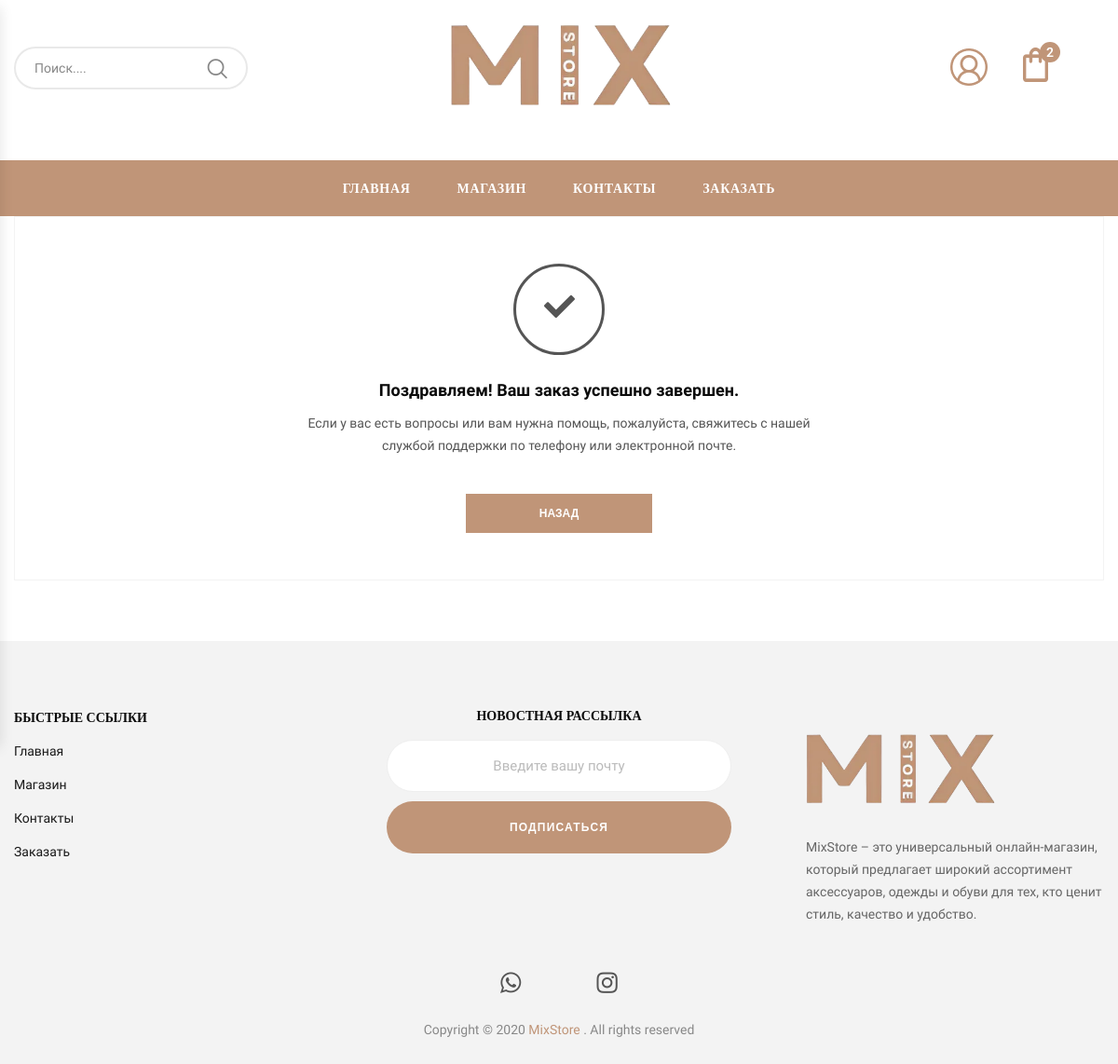
Page /user/confirm/ on the committed database.
### apps/settings/models.py (models this page shows, shortened)
class Setting(models.Model):
    title = models.CharField(
        max_length=100,
        verbose_name="Название сайта"
    )
    description = models.TextField(
        max_length=400,
        verbose_name="Описание",
        blank=True, null=True
    )
    logo = models.ImageField(
        upload_to='logo/',
        verbose_name="Логотип",
        blank=True, null=True
    )
    mobile_logo = models.ImageField(
        upload_to='logo/',
        verbose_name="Логотип для телефона",
        blank=True, null=True
    )
    email = models.EmailField(
        verbose_name="Почта",
        blank=True, null=True
    )
    phone = models.CharField(
        max_length=100,
        verbose_name="Номер телефона",
        blank=True, null=True
    )
    schedule = models.CharField(
        max_length = 250,
        verbose_name = 'График работы',
        blank=True, null=True
    )
    address = models.CharField(
        max_length=300,
        verbose_name="Адрес",
        blank=True, null=True
    )
    instagram = models.URLField(
        verbose_name="Instagram",
        blank=True, null=True
    )
    whatsapp = models.URLField(
        verbose_name="WhatsApp",
        blank=True,
        null=True
    )
    class Meta:
        verbose_name = "Настройка"
        verbose_name_plural = "Настройки"

### apps/users/views.py (the view)
# urls.py: path('confirm/', confirm, name='confirm'),
def confirm(request):
    setting = Setting.objects.latest('id')
    cart_items = CartItem.objects.all()
    cart_items_count = cart_items.count()
    return render(request, 'user/confirm.html', locals())

### templates/user/confirm.html (shortened to what this page needs)
{% extends 'include/homepage.html' %}
{% load static %}
{% block content %}
{% include 'include/header.html' %}
<div class="main-content main-content-checkout">
    <div class="container">
            <div class="end-checkout-wrapp">
                <div class="end-checkout checkout-form">
                    <div class="icon">
                    </div>
                    <h3 class="title-checkend">
                        Поздравляем! Ваш заказ успешно завершен.
                    </h3>
                    <div class="sub-title">
                        Если у вас есть вопросы или вам нужна помощь, пожалуйста, свяжитесь с нашей службой поддержки по телефону или электронной почте.
                    </div>
                    <a href="{% url 'product_index' %}" class="button btn-return">Назад</a>
                </div>
            </div>
        </div>
    </div>
{% include 'include/footer.html' %}
{% endblock %}

### templates/include/header.html (shortened to what this page needs)
{% load static %}
<header class="header style2">
    <div class="container">
        <div class="main-header">
            <div class="row">
                <div class="col-lg-4 col-sm-6 col-md-4 col-xs-7 col-ts-12 header-element">
                    <div class="block-search-block">
                        <form class="form-search" action="{% url 'search' %}" method="get" id="searchForm">
                            <div class="form-content">
                                <div class="inner" style="border-radius: 100px;" >
                                    <input type="text" class="input" name="s" id="searchInput" placeholder="Поиск...." style="border-radius: 100px;">
                                    <button class="btn-search" type="submit">
                                        <span class="icon-search"></span>
                                    </button>
                                </div>
                            </div>
                        </form>
                    </div>
                </div>
                <div class="col-lg-4 col-sm-6 col-md-4 col-xs-5 col-ts-12">
                    <div class="logo">
                        <a href="{% url 'index' %}">
                            <img src="{{setting.logo.url}}" alt="logo" style="width: 350px;" height="350px">
                        </a>
                    </div>
                </div>
                <div class="col-lg-4 col-sm-12 col-md-4 col-xs-12 col-ts-12">
                    <div class="header-control">
                        <div class="dropdown">
                                <img src="{% static 'assets/images/icon/codicon_account.png' %}" alt="">
                        </div>
                        <div class="block-minicart ysera-mini-cart block-header">
                            <a href="{% url 'cart' %}" class="shopcart-icon">
                                <img src="{% static 'assets/images/Vector.png' %}" alt="">
                                <span class="count">{{ cart_items_count }}</span>
                            </a>
                        </div>
                    </div>
                </div>
            </div>
        </div>
    </div>
    <div class="header-nav-container">
        <div class="container">
            <div class="header-nav-wapper main-menu-wapper">
                <div class="header-nav">
                    <div class="container-wapper">
                        <ul class="ysera-clone-mobile-menu ysera-nav main-menu " id="menu-main-menu">
                            <li class="menu-item  menu-item">
                                <a href="{% url 'index' %}" class="ysera-menu-item-title" title="Главная">Главная</a>
                            </li>
                            <li class="menu-item menu-item">
                                <a href="{% url 'product_index' %}" class="ysera-menu-item-title" title="Магазин">Магазин</a>
                            </li>
                            <li class="menu-item  menu-item">
                                <a href="{% url 'contact' %}" class="ysera-menu-item-title"
                                   title="Контакты">Контакты</a>
                            </li>
                            <li class="menu-item">
                                <a href="{% url 'checkout' %}" class="ysera-menu-item-title" title="Заказать">Заказать</a>
                            </li>
                        </ul>
                    </div>
                </div>
            </div>
        </div>
    </div>
</header>

### templates/include/footer.html (shortened to what this page needs)
{% load static %}
<footer class="footer style7">
    <div class="container">
        <div class="container-wapper">
            <div class="row">
                <div class="box-footer col-xs-12 col-sm-4 col-md-4 col-lg-4">
                    <div class="ysera-custommenu default">
                        <h2 class="widgettitle">Быстрые ссылки</h2>
                        <ul class="menu">
                            <li class="menu-item">
                                <a href="{% url 'index' %}">Главная</a>
                            </li>
                            <li class="menu-item">
                                <a href="{% url 'product_index' %}">Магазин</a>
                            </li>
                            <li class="menu-item">
                                <a href="{% url 'contact' %}">Контакты</a>
                            </li>
                            <li class="menu-item">
                                <a href="{% url 'checkout' %}">Заказать</a>
                            </li>
                        </ul>
                    </div>
                </div>
                <div class="box-footer col-xs-12 col-sm-4 col-md-4 col-lg-4 hidden-xs">
                    <div class="ysera-newsletter style1">
                        <div class="newsletter-head">
                            <h3 class="title">Новостная рассылка</h3>
                        </div>
                        <div class="newsletter-form-wrap">
                            <form method="POST">
                                <input type="email" name="email" class="input-text email email-newsletter" placeholder="Введите вашу почту" required>
                                <button type="submit" name="email_send" class="button btn-submit submit-newsletter">Подписаться</button>
                            </form>
                        </div>
                    </div>
                </div>
                <div class="box-footer col-xs-12 col-sm-4 col-md-4 col-lg-4">
                    <div class="ysera-custommenu default">
                        <a href="{% url 'index' %}">
                            <img src="{{setting.logo.url}}" alt="" style="width: 300px;" height="300px">
                        </a>
                        <p>{{setting.description}}</p>
                    </div>
                </div>
            </div>
            <div class="footer-end">
                <div class="row">
                    <div class="col-sm-12 col-xs-12">
                        <div class="ysera-socials">
                            <ul class="socials">
                                <li>
                                    {% if setting.whatsapp %}
                                        <a href="{{setting.whatsapp}}" class="social-item" target="_blank">
                                            <span class="icon fa fa-whatsapp"></span>
                                        </a>
                                    {% endif %}
                                </li>
                                <li>
                                    {% if setting.instagram %}
                                        <a href="{{setting.instagram}}" class="social-item" target="_blank">
												<span class="icon fa fa-instagram">
												</span>
                                        </a>
                                    {% endif %}
                                </li>
                            </ul>
                        </div>
                        <div class="coppyright">
                            Copyright © 2020
                            <a href="#">MixStore</a>
                            . All rights reserved
                        </div>
                    </div>
                </div>
            </div>
        </div>
    </div>
</footer>

### static/assets/css/mobile-menu.css (style rules this page uses)
.ysera-menu-panel li { list-style: none; position: relative; }
.ysera-menu-panel > ul > li { padding: 0 20px; border-bottom: 1px solid #eee; }
.ysera-menu-panel > ul > li > a { display: block; line-height: 50px; color: #000; text-transform: uppercase; }

### templates/include/header.html (style rules this page uses)
.logo { margin-top: -70px; }
.dropdown { position: relative; display: inline-block; }

### templates/include/mobile_header.html (style rules this page uses)
.logo { margin-bottom: -20px; }

### templates/include/footer.html (style rules this page uses)
.box-footer { display: flex; align-items: center; }
.ysera-custommenu { display: flex; flex-direction: column; justify-content: center; text-align: left; }
.ysera-custommenu img { align-self: flex-start; }
.ysera-custommenu p { text-align: left; margin-top: 10px; margin-left: 50px; }

### rows in the picture
Setting: logo (picture), description "MixStore – это универсальный онлайн-магазин, который предлагает широкий ассортимент аксессуаров, одежды и обуви для тех, кто ценит стиль, качество и удобство."

### other values in the picture
{{ cart_items_count }} "2"
